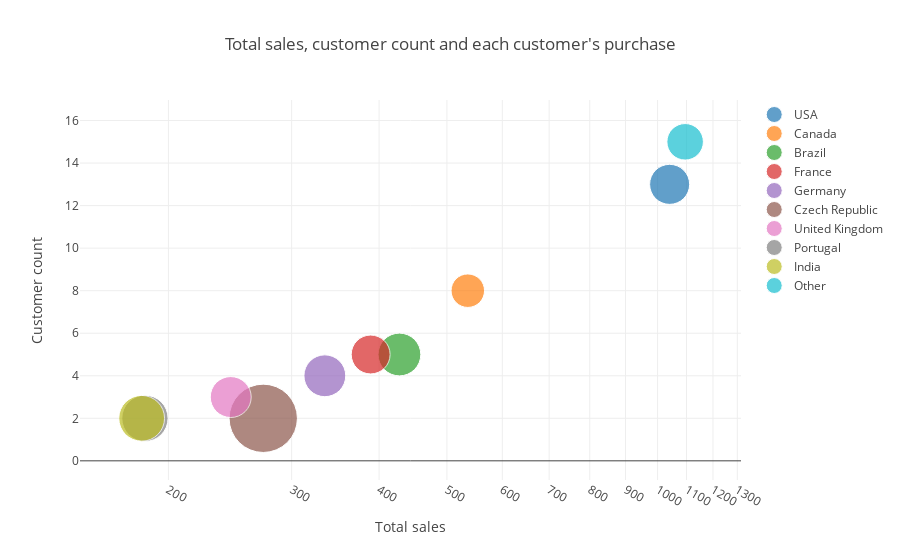
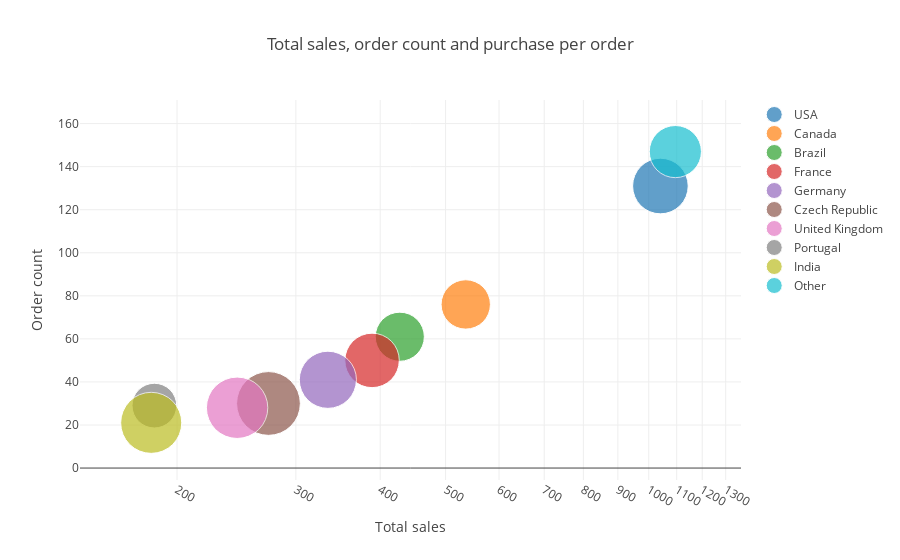

The notebook cell these images were saved under, in order:
### Markdown cell above
Excluding countries in `Other` category, people in `USA` spent most on records, almost twice as much as those in Canadians who came in the second place (see `sales_total` column).

Interestingly, Czech Republic showed highest expenditures per customer and per order (see `sales_average_per_customer` and `sales_average_per_order` columns). Howerver, their total expenditures were mediocore because of relatively small numbers of customers and purchases.


# 5. Visualizing Sales by Country

Now, the above table is visualised. Beware that the x-axis is not scaled linearly.

### Code cell
country_sales.set_index('country', inplace=True)

# plot (customer_count)s
kind = "bubble"
draw_plot(country_sales, kind, ["sales_total", "customer_count"], \
          col_annot="index",
          annot_x_ratio=-0.01, annot_y_ratio=0.0004, \
          title="Total sales, customer count and each customer's purchase", \
          xlabel="Total sales", ylabel="Customer count", \
          col_additional="sales_average_per_customer")

# plot (order_count)
kind = "bubble"
draw_plot(country_sales, kind, ["sales_total", "order_count"], \
          col_annot="index",
          annot_x_ratio=-0.01, annot_y_ratio=0.0004, \
          title="Total sales, order count and purchase per order", \
          xlabel="Total sales", ylabel="Order count", \
          col_additional="sales_average_per_order", \
          bubble_scale=7)

### Figure 1 — Plotly figure (JSON) as saved in the notebook; plotly's stock layout.template omitted (floating-point values rounded to 4 significant figures)
{"data": [{"marker": {"size": [40.02]}, "mode": "markers", "name": "USA", "text": "Sales average per customer:<br>80.04", "type": "scatter", "uid": "9d95ee83-bc62-452d-a398-e8902b849ed8", "x": [1040.0], "y": [13]}, {"marker": {"size": [33.47]}, "mode": "markers", "name": "Canada", "text": "Sales average per customer:<br>66.95", "type": "scatter", "uid": "7c15069e-b1d2-4980-936e-6b916cdeb519", "x": [535.6], "y": [8]}, {"marker": {"size": [42.77]}, "mode": "markers", "name": "Brazil", "text": "Sales average per customer:<br>85.54", "type": "scatter", "uid": "a215ac52-9d84-4434-bf9a-24bb0633a842", "x": [427.7], "y": [5]}, {"marker": {"size": [38.91]}, "mode": "markers", "name": "France", "text": "Sales average per customer:<br>77.81", "type": "scatter", "uid": "05f910a9-66f0-4f6c-bb2f-8dda81564dda", "x": [389.1], "y": [5]}, {"marker": {"size": [41.83]}, "mode": "markers", "name": "Germany", "text": "Sales average per customer:<br>83.66", "type": "scatter", "uid": "fa5e1c7f-e71b-4f0e-9776-88f81de5d4b6", "x": [334.6], "y": [4]}, {"marker": {"size": [68.31]}, "mode": "markers", "name": "Czech Republic", "text": "Sales average per customer:<br>136.62", "type": "scatter", "uid": "bcd98e21-99cb-4dcc-9ab3-bcbb6bbd6572", "x": [273.2], "y": [2]}, {"marker": {"size": [40.92]}, "mode": "markers", "name": "United Kingdom", "text": "Sales average per customer:<br>81.84", "type": "scatter", "uid": "84b1bd35-3d31-4641-8065-fb1ecff59450", "x": [245.5], "y": [3]}, {"marker": {"size": [46.28]}, "mode": "markers", "name": "Portugal", "text": "Sales average per customer:<br>92.57", "type": "scatter", "uid": "c9ccc80c-c61d-478c-b30f-77417383e76d", "x": [185.1], "y": [2]}, {"marker": {"size": [45.79]}, "mode": "markers", "name": "India", "text": "Sales average per customer:<br>91.58", "type": "scatter", "uid": "c8bb960d-6739-4862-b09d-6336537735da", "x": [183.2], "y": [2]}, {"marker": {"size": [36.5]}, "mode": "markers", "name": "Other", "text": "Sales average per customer:<br>73.0", "type": "scatter", "uid": "4a40c494-7a51-48e3-a28c-886b013c901c", "x": [1095.0], "y": [15]}], "layout": {"title": {"text": "Total sales, customer count and each customer's purchase"}, "xaxis": {"title": {"text": "Total sales"}, "type": "log"}, "yaxis": {"title": {"text": "Customer count"}}}}

### Figure 2 — Plotly figure (JSON) as saved in the notebook; plotly's stock layout.template omitted (floating-point values rounded to 4 significant figures)
{"data": [{"marker": {"size": [55.6]}, "mode": "markers", "name": "USA", "text": "Sales average per order:<br>7.94", "type": "scatter", "uid": "74e4d1d3-ad6d-4a2b-accb-ae52d0dc34e3", "x": [1040.0], "y": [131]}, {"marker": {"size": [49.33]}, "mode": "markers", "name": "Canada", "text": "Sales average per order:<br>7.05", "type": "scatter", "uid": "0baf19dc-459e-4f37-806e-1364c491b240", "x": [535.6], "y": [76]}, {"marker": {"size": [49.08]}, "mode": "markers", "name": "Brazil", "text": "Sales average per order:<br>7.01", "type": "scatter", "uid": "91e23350-06c1-4d60-9a82-306179897511", "x": [427.7], "y": [61]}, {"marker": {"size": [54.47]}, "mode": "markers", "name": "France", "text": "Sales average per order:<br>7.78", "type": "scatter", "uid": "a08d3099-6055-4f8b-b116-ef402615dd51", "x": [389.1], "y": [50]}, {"marker": {"size": [57.13]}, "mode": "markers", "name": "Germany", "text": "Sales average per order:<br>8.16", "type": "scatter", "uid": "578777a1-eb3e-4200-b6ab-e95265e5000e", "x": [334.6], "y": [41]}, {"marker": {"size": [63.76]}, "mode": "markers", "name": "Czech Republic", "text": "Sales average per order:<br>9.11", "type": "scatter", "uid": "349201b0-bc25-495d-beef-c7e63c602310", "x": [273.2], "y": [30]}, {"marker": {"size": [61.38]}, "mode": "markers", "name": "United Kingdom", "text": "Sales average per order:<br>8.77", "type": "scatter", "uid": "a49b6a4f-36bf-40ab-91c9-4a34bafda914", "x": [245.5], "y": [28]}, {"marker": {"size": [44.69]}, "mode": "markers", "name": "Portugal", "text": "Sales average per order:<br>6.38", "type": "scatter", "uid": "d8ba5644-27c6-49ed-8fc6-e698fbe395ad", "x": [185.1], "y": [29]}, {"marker": {"size": [61.05]}, "mode": "markers", "name": "India", "text": "Sales average per order:<br>8.72", "type": "scatter", "uid": "68f75b4a-a1b2-470b-824c-5ddbc17c262d", "x": [183.2], "y": [21]}, {"marker": {"size": [52.14]}, "mode": "markers", "name": "Other", "text": "Sales average per order:<br>7.45", "type": "scatter", "uid": "18f4d339-8358-4591-b49f-b570fc2ee993", "x": [1095.0], "y": [147]}], "layout": {"title": {"text": "Total sales, order count and purchase per order"}, "xaxis": {"title": {"text": "Total sales"}, "type": "log"}, "yaxis": {"title": {"text": "Order count"}}}}
